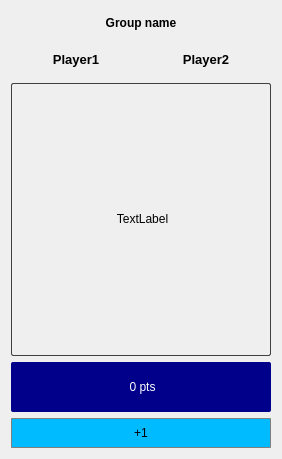
<?xml version="1.0" encoding="UTF-8"?>
<ui version="4.0">
 <class>BoxContainer</class>
 <widget class="QWidget" name="BoxContainer">
  <property name="enabled">
   <bool>true</bool>
  </property>
  <property name="geometry">
   <rect>
    <x>0</x>
    <y>0</y>
    <width>282</width>
    <height>459</height>
   </rect>
  </property>
  <property name="minimumSize">
   <size>
    <width>282</width>
    <height>459</height>
   </size>
  </property>
  <property name="maximumSize">
   <size>
    <width>282</width>
    <height>459</height>
   </size>
  </property>
  <property name="windowTitle">
   <string>BoxContainer</string>
  </property>
  <property name="styleSheet">
   <string notr="true">QPushButton
{
  color:#000;
  border:1px solid gray;
  border-radius:10px 10px 10px;
  padding : 0px;
}

QLabel#groupPicture{
	padding:0px;
	border:1px solid #404040;
	border-radius:2px;
}

QLabel#groupNote
{
  padding : 2px;
  background-color:darkBlue;
  color :white;
  border-radius: 2px;

}

QPushButton#point1
{
  background-color:#0bf;
  border-radius: 1px;
}</string>
  </property>
  <layout class="QVBoxLayout" name="verticalLayout_2">
   <item>
    <layout class="QVBoxLayout" name="verticalLayout">
     <item>
      <widget class="QLabel" name="groupName">
       <property name="sizePolicy">
        <sizepolicy hsizetype="Preferred" vsizetype="Minimum">
         <horstretch>0</horstretch>
         <verstretch>0</verstretch>
        </sizepolicy>
       </property>
       <property name="maximumSize">
        <size>
         <width>16777215</width>
         <height>25</height>
        </size>
       </property>
       <property name="styleSheet">
        <string notr="true">font: 75 14pt &quot;Serif&quot;;
font-weight:bold;</string>
       </property>
       <property name="text">
        <string>&lt;html&gt;&lt;head/&gt;&lt;body&gt;&lt;p align=&quot;center&quot;&gt;Group name&lt;/p&gt;&lt;/body&gt;&lt;/html&gt;</string>
       </property>
      </widget>
     </item>
     <item>
      <layout class="QHBoxLayout" name="horizontalLayout">
       <property name="spacing">
        <number>0</number>
       </property>
       <item>
        <widget class="QLabel" name="player1">
         <property name="maximumSize">
          <size>
           <width>145</width>
           <height>35</height>
          </size>
         </property>
         <property name="styleSheet">
          <string notr="true">font: 75 italic 11pt &quot;Arial&quot;;</string>
         </property>
         <property name="text">
          <string>&lt;html&gt;&lt;head/&gt;&lt;body&gt;&lt;p&gt;&lt;span style=&quot; font-size:10pt; font-weight:600;&quot;&gt;Player1&lt;/span&gt;&lt;/p&gt;&lt;/body&gt;&lt;/html&gt;</string>
         </property>
         <property name="alignment">
          <set>Qt::AlignCenter</set>
         </property>
         <property name="wordWrap">
          <bool>true</bool>
         </property>
        </widget>
       </item>
       <item>
        <widget class="QLabel" name="player2">
         <property name="maximumSize">
          <size>
           <width>145</width>
           <height>35</height>
          </size>
         </property>
         <property name="styleSheet">
          <string notr="true">font: 75 italic 11pt &quot;Arial&quot;;</string>
         </property>
         <property name="text">
          <string>&lt;html&gt;&lt;head/&gt;&lt;body&gt;&lt;p&gt;&lt;span style=&quot; font-size:10pt; font-weight:600;&quot;&gt;Player2&lt;/span&gt;&lt;/p&gt;&lt;/body&gt;&lt;/html&gt;</string>
         </property>
         <property name="alignment">
          <set>Qt::AlignCenter</set>
         </property>
         <property name="wordWrap">
          <bool>true</bool>
         </property>
        </widget>
       </item>
      </layout>
     </item>
    </layout>
   </item>
   <item>
    <widget class="QLabel" name="groupPicture">
     <property name="styleSheet">
      <string notr="true"/>
     </property>
     <property name="frameShape">
      <enum>QFrame::Panel</enum>
     </property>
     <property name="frameShadow">
      <enum>QFrame::Sunken</enum>
     </property>
     <property name="text">
      <string>&lt;html&gt;&lt;head/&gt;&lt;body&gt;&lt;p align=&quot;center&quot;&gt;TextLabel&lt;/p&gt;&lt;/body&gt;&lt;/html&gt;</string>
     </property>
     <property name="scaledContents">
      <bool>true</bool>
     </property>
    </widget>
   </item>
   <item>
    <widget class="QLabel" name="groupNote">
     <property name="maximumSize">
      <size>
       <width>16777215</width>
       <height>50</height>
      </size>
     </property>
     <property name="styleSheet">
      <string notr="true"/>
     </property>
     <property name="text">
      <string>&lt;html&gt;&lt;head/&gt;&lt;body&gt;&lt;p align=&quot;center&quot;&gt;0 pts&lt;/p&gt;&lt;/body&gt;&lt;/html&gt;</string>
     </property>
    </widget>
   </item>
   <item>
    <widget class="QPushButton" name="point1">
     <property name="sizePolicy">
      <sizepolicy hsizetype="Preferred" vsizetype="Preferred">
       <horstretch>0</horstretch>
       <verstretch>0</verstretch>
      </sizepolicy>
     </property>
     <property name="maximumSize">
      <size>
       <width>16777215</width>
       <height>30</height>
      </size>
     </property>
     <property name="text">
      <string>+1</string>
     </property>
    </widget>
   </item>
  </layout>
 </widget>
 <resources/>
 <connections/>
</ui>
